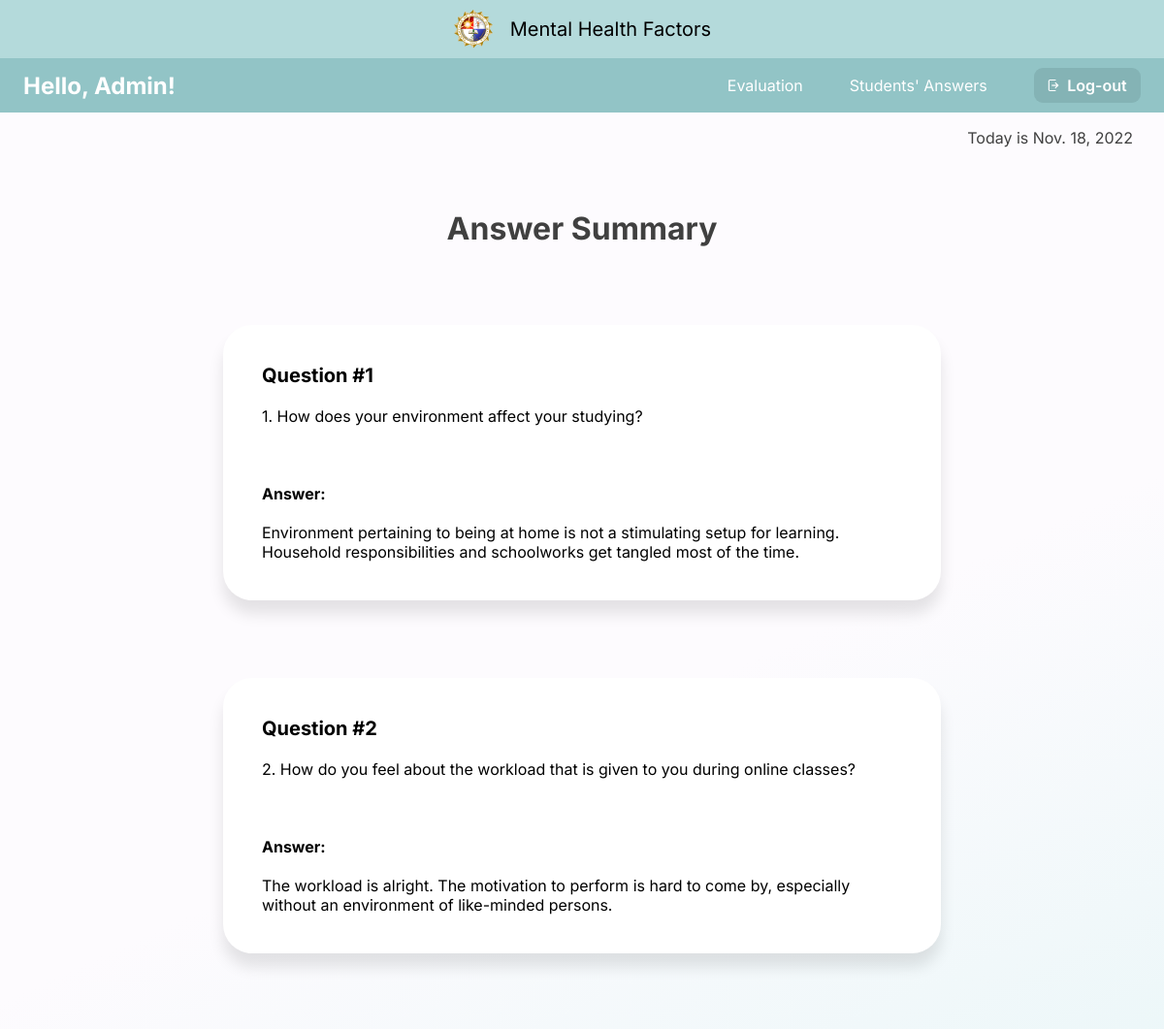
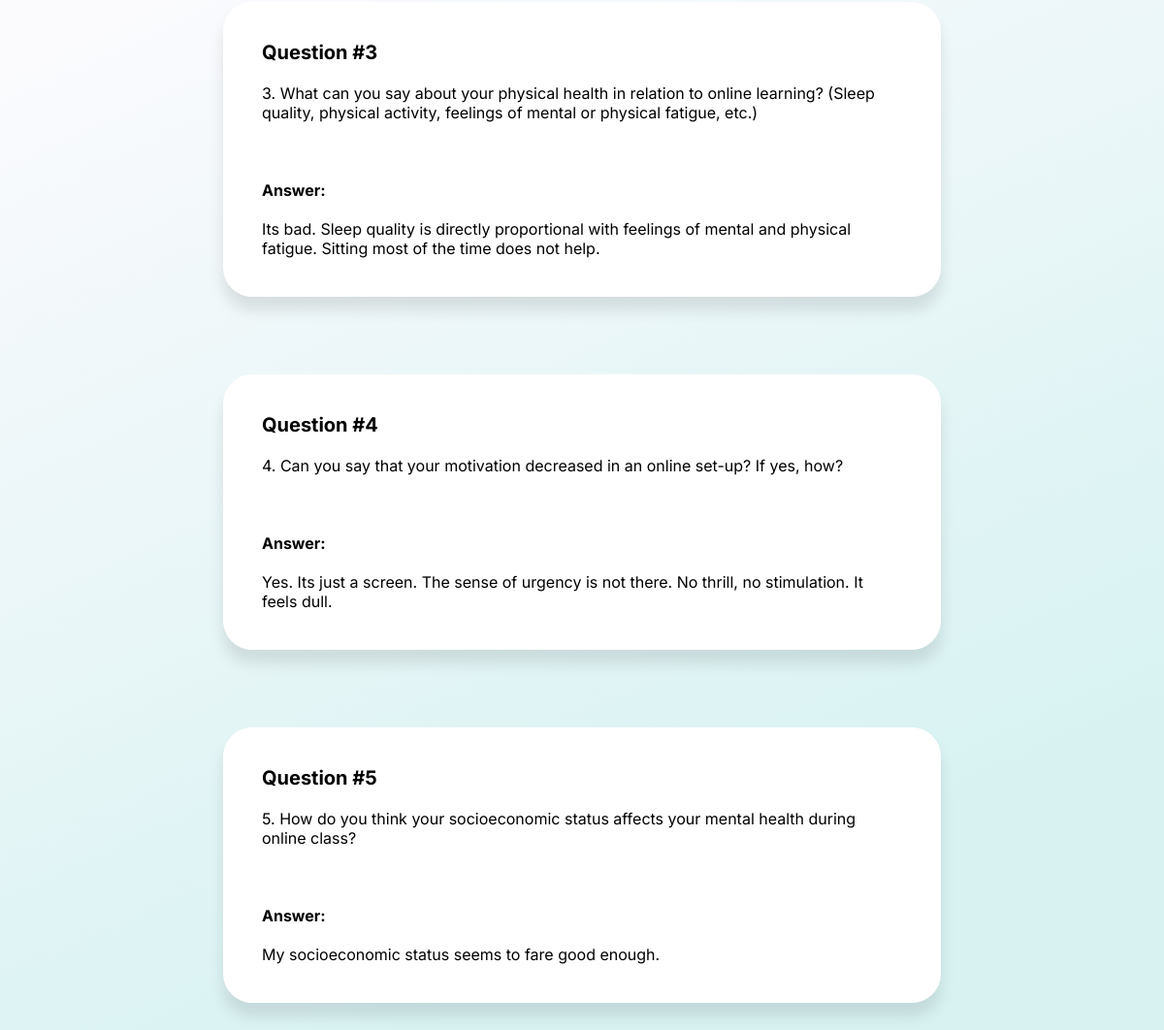
Page /student_answer/25 on the committed database (2 pictures, top to bottom).
### capswebsite/models.py (models this page shows, shortened)
class Answers(models.Model):
    email_error_message = 'Email must be: @plm.edu.ph'
    email_regex = RegexValidator(
    regex=r'^[A-Za-z0-9._%+-]+@plm.edu.ph$',
    message=email_error_message
    )
    ID_error_message = 'Faculty ID must be entered in format: 20XXXXXXX'
    ID_regex = RegexValidator(
        regex=r'^20\d{7}$',
        message=ID_error_message
    )
    Year_CHOICES = (
        ('1', '1'),
        ('2', '2'),
        ('3', '3'),
        ('4', '4'),
        ('5', '5'),
        ('6', '6'),
    )
    email = models.EmailField(verbose_name="Email",max_length=60,validators=[email_regex],blank=True)
    firstName = models.CharField(max_length=100, verbose_name='First Name', null=True,blank=True)
    lastName = models.CharField(max_length=100, verbose_name='Last Name', null=True,blank=True)
    numberID = models.CharField(max_length=100,validators=[ID_regex], verbose_name='Number ID', null=True,blank=True)
    college= models.ForeignKey(College, verbose_name='College',null=True,blank=True,on_delete=models.CASCADE)
    course= models.ForeignKey(Course, verbose_name='Course',null=True,blank=True,on_delete=models.CASCADE)
    year = models.CharField(max_length=10, choices=Year_CHOICES, verbose_name='Year', null=True,blank=True)
    block = models.CharField(max_length=10, verbose_name='Block', null=True,blank=True)
    question1 = models.CharField(max_length=1000, verbose_name="question1",null=True, blank =True)
    question2 = models.CharField(max_length=1000, verbose_name="question2",null=True, blank =True)
    question3 = models.CharField(max_length=1000, verbose_name="question3",null=True, blank =True)
    question4 = models.CharField(max_length=1000, verbose_name="question4",null=True, blank =True)
    question5 = models.CharField(max_length=1000, verbose_name="question5",null=True, blank =True)

### capswebsite/views.py (the view)
# urls.py: re_path(r'^student_answer/(?P<pk>[a-zA-Z0-9]+$)', views.student_answer, name='student_answer'),
def student_answer(request, pk):
    context={}
    date2day = date.today() #datetime = date + time
    answers = Answers.objects.filter(id=pk)
    context = {'answers':answers}
    context['date2day'] = date2day
    return render(request, 'admin/student_answer.html',context)

### capswebsite/templates/admin/student_answer.html (shortened to what this page needs)
{% load static %}
{% include 'admin/admin_navbar.html' %}
{% block content %}
<p class="date-time">Today is {{date2day}}</p>
<div class="title">Answer Summary</div>
        {% for ans in answers %}
        <div class="qna">
            <span>Question #1</span>
            <br><br>
            1. How does your environment affect your studying?
            <br><br><br><br>
            <label for="answer"><b>Answer:</b></label>
            <br><br>
            {{ans.question1}}
        </div>
        <div class="qna">
            <span>Question #2</span>
            <br><br>
            2. How do you feel about the workload that is given to you during online classes?
            <br><br><br><br>
            <label for="answer"><b>Answer:</b></label>
            <br><br>
            {{ans.question2}}
        </div>
        <div class="qna">
            <span>Question #3</span>
            <br><br>
            3. What can you say about your physical health in relation to online learning? (Sleep quality, physical activity, feelings of mental or physical fatigue, etc.)
            <br><br><br><br>
            <label for="answer"><b>Answer:</b></label>
            <br><br>
            {{ans.question3}}
        </div>
        <div class="qna">
            <span>Question #4</span>
            <br><br>
            4. Can you say that your motivation decreased in an online set-up? If yes, how?
            <br><br><br><br>
            <label for="answer"><b>Answer:</b></label>
            <br><br>
            {{ans.question4}}
        </div>
        <div class="qna">
            <span>Question #5</span>
            <br><br>
            5. How do you think your socioeconomic status affects your mental health during online class?
            <br><br><br><br>
            <label for="answer"><b>Answer:</b></label>
            <br><br>
            {{ans.question5}}
        </div>
{%endfor%}
{% endblock %}

### capswebsite/static/css/admin_navbar.css (style rules this page uses)
body { margin:0px; width: 100%; height: 100%; }

### capswebsite/templates/admin/student_answer.html (style rules this page uses)
body { margin: 0px; min-height: 100vh; background: linear-gradient(155.57deg, #FDFBFE 36.97%, #D8F2F2 83.32%); background-repeat: no-repeat; }
.date-time { font-family: 'Inter'; font-style: normal; font-weight: 400; font-size: 1em; color: #404040; text-align: right; margin-right: 2em; }
.title { font-family: 'Inter'; font-style: normal; font-weight: 700; font-size: 2em; text-align: center; margin-top: 2em; color: #404040; }
.qna { display: block; min-width: 100px; max-width: 55%; height: auto; padding: 40px; margin: 80px auto; background: #FFFFFF; box-shadow: 0px 14px 15px rgba(0, 0, 0, 0.1); border-radius: 30px; font-family: 'Inter'; font-style: normal; font-weight: 400; font-size: 16px; }
.qna span { font-family:'Inter'; font-size: 20px; font-weight: 700; }

### rows in the picture
Answers: question1 "Environment pertaining to being at home is not a stimulating setup for learning. Household responsibilities and schoolworks get tangled most of the time.", question2 "The workload is alright. The motivation to perform is hard to come by, especially without an environment of like-minded persons.", question3 "Its bad. Sleep quality is directly proportional with feelings of mental and physical fatigue. Sitting most of the time does not help.", question4 "Yes. Its just a screen. The sense of urgency is not there. No thrill, no stimulation. It feels dull.", question5 "My socioeconomic status seems to fare good enough."
